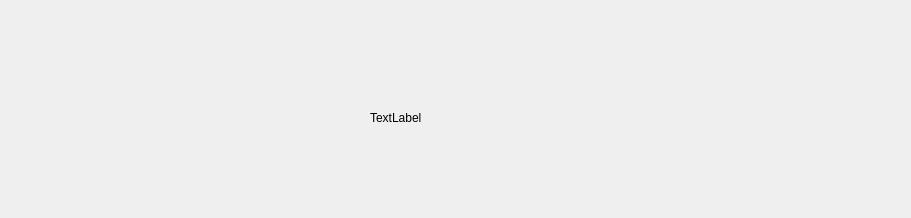
<?xml version="1.0" encoding="UTF-8"?>
<ui version="4.0">
 <class>MainWindow</class>
 <widget class="QWidget" name="MainWindow">
  <property name="geometry">
   <rect>
    <x>0</x>
    <y>0</y>
    <width>911</width>
    <height>218</height>
   </rect>
  </property>
  <property name="windowTitle">
   <string>Form</string>
  </property>
  <widget class="QLabel" name="label">
   <property name="geometry">
    <rect>
     <x>370</x>
     <y>110</y>
     <width>58</width>
     <height>16</height>
    </rect>
   </property>
   <property name="text">
    <string>TextLabel</string>
   </property>
  </widget>
 </widget>
 <resources/>
 <connections/>
</ui>
